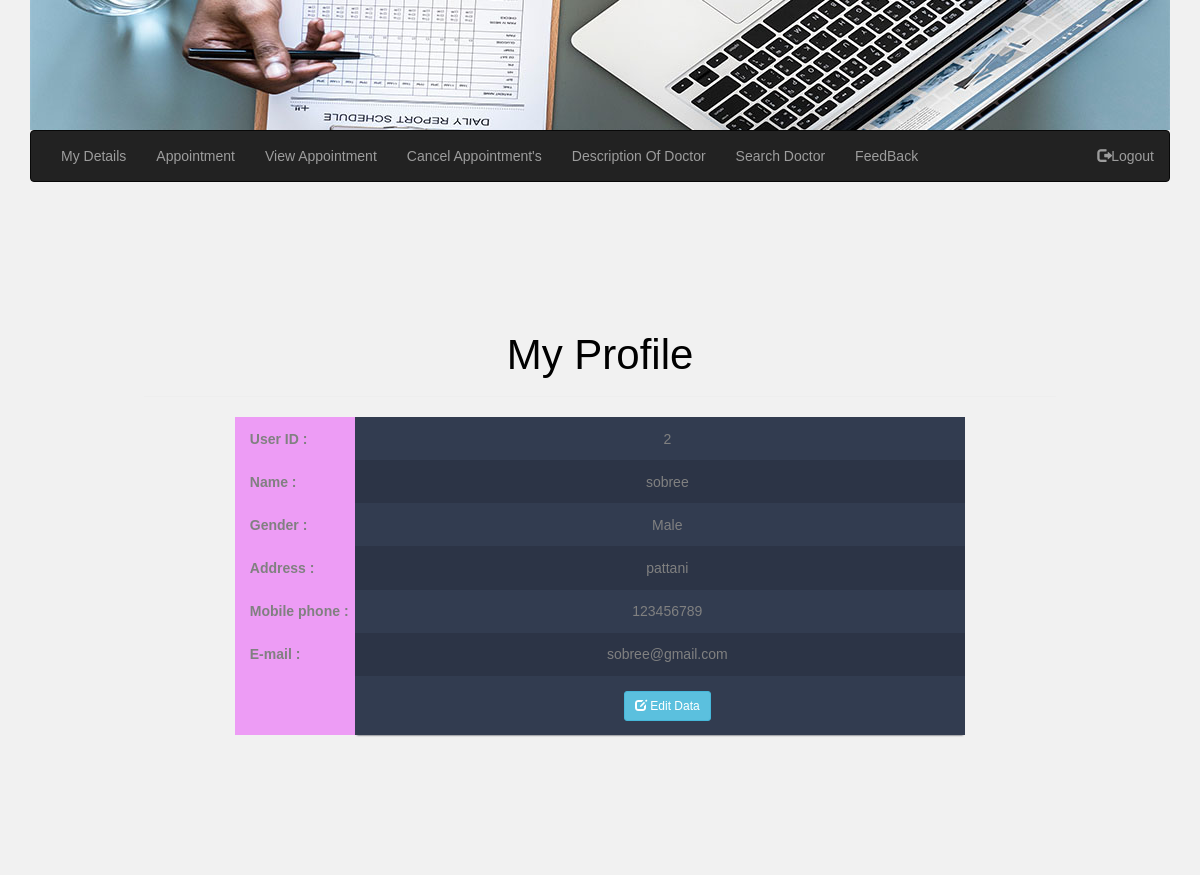
Page /patient/detailsU.php (signed in) on the committed database.
### tables this page shows
CREATE TABLE `patient` (
  `user_id` int(10) NOT NULL,
  `u_name` varchar(50) NOT NULL,
  `gender` varchar(50) NOT NULL,
  `u_pass` int(50) NOT NULL,
  `u_address` varchar(100) NOT NULL,
  `u_mobile` int(20) NOT NULL,
  `u_email` varchar(50) NOT NULL
);

### patient/detailsU.php (the view, shortened to what this page needs)
<?php
   $serverName = 'localhost';
   $userName = 'root';
   $userPassword = '';
   $dbName = 'hospital';
   $conn = mysqli_connect($serverName, $userName, $userPassword, $dbName);
   $sql = "SELECT * FROM patient WHERE user_id = '".$_SESSION['user_id']."' ";
   $query = mysqli_query($conn, $sql);
    $result = mysqli_fetch_array($query, MYSQLI_ASSOC);
?>
<!DOCTYPE html>
<html>
<head>
		<link rel="stylesheet" href="https://maxcdn.bootstrapcdn.com/bootstrap/3.3.7/css/bootstrap.min.css">
		  <link rel="stylesheet" type="text/css" href=".../../../CSS/tablestyle.css">
<body>
	   <div class="container">
       <div class="row">
        <?php include '.../../menuU.php'; ?>
       </div>
 <div class="container">
    <div id="signup_form" class="">
        <h1><center><span class=""></span>My Profile</center></h1>
        <hr>
                	<table class="container" >
				<tr>
					<th class="success" width="120">User ID :</th>
					<td class="success"><?php echo $result['user_id']; ?></td>
				</tr>
				<tr>
					<th class="danger"width="120"> Name :</th>
					<td class="danger"><?php echo $result['u_name']; ?></td>
				</tr>
				<tr>
					<th class="info" width="120"> Gender :</th>
					<td class="info"><?php echo $result['gender']; ?></td>
				</tr>
				<tr>
					<th class="warning" width="120">Address :</th>
					<td class="warning"><?php echo $result['u_address']; ?></td>
				</tr>
				<tr>
					<th class="info" width="120">Mobile phone :</th>
					<td class="info"><?php echo $result['u_mobile']; ?></td>
				</tr>
				<tr>
					<th class="danger" width="120">E-mail :</th>
					<td class="danger"><?php echo $result['u_email']; ?></td>
				</tr>
				<tr>
				<th>
				<td>
				<a href="edit-profileU.php " class="btn btn-sm btn-info"><span class="glyphicon glyphicon-edit" aria-hidden="true"></span> Edit Data </a>
				</th>
				</tr>
			</table>
		</div>
	</div>
</body>
</html>

### CSS/tablestyle.css (style rules this page uses)
body { font-family: "Open Sans", sans-serif; font-weight: 300; line-height:1em; color:grey; background-color:white; text-align:center; }
h1 { font-size:3em; font-weight: 300; line-height:1em; text-align: center; color: rgb(0, 0, 0); }
.container td { font-weight: normal; font-size: 1em; -webkit-box-shadow: 0 2px 2px -2px #0E1119; -moz-box-shadow: 0 2px 2px -2px #0E1119; box-shadow: 0 2px 2px -2px #0E1119; }
.container { text-align: center; width: 80%; margin: 0 auto; display: table; padding: 0 0 8em 0; }
.container td, .container th { padding-bottom: 2%; padding-top: 2%; padding-left:2%; }
.container tr:nth-child(odd) { background-color: #323C50; }
.container tr:nth-child(even) { background-color: #2C3446; }
.container th { background-color:rgb(237, 156, 245); }
body { margin: 0; background-color: #f1f1f1; font-family: Arial, Helvetica, sans-serif; }

### rows in the picture
patient: user_id "2", u_name "sobree", gender "Male", u_address "pattani", u_mobile "123456789", u_email "sobree@gmail.com"
